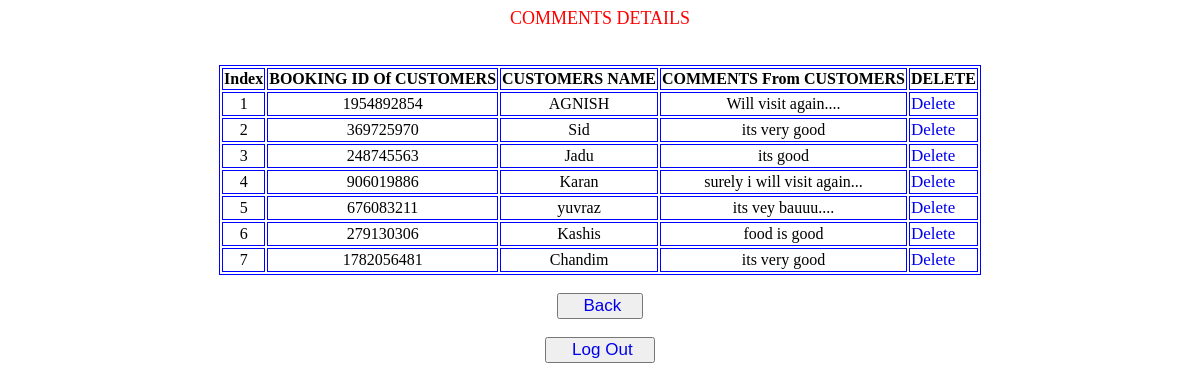
Before: /admin/comment.php (signed in) with the older database file.
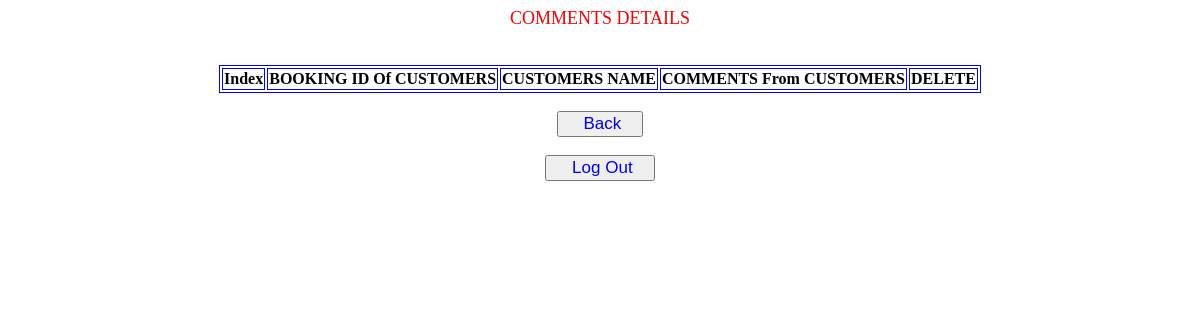
After: the same page with the newer database file.
### tables this page shows
CREATE TABLE `visitorcomment` (
  `id` int(20) NOT NULL,
  `name` varchar(20) NOT NULL,
  `comment` text NOT NULL
);

### admin/comment.php (the view, shortened to what this page needs)
<?php
$servername = "localhost";
$username = "root";
$password = "";
$conn = new mysqli($servername, $username, $password);
mysqli_select_db($conn,"hotel");
echo "<center><p >COMMENTS DETAILS</p></center><br>";
print "<TABLE ALIGN = CENTER CALLPADDING = 10 BORDER = 1 BORDERCOLOR = \"blue\">
<TR>
	<TD><B>Index</B></TD>
	<TD><B><center>BOOKING ID Of CUSTOMERS</center></B></TD>
	<TD><B><center>CUSTOMERS NAME</center></B></TD>
	<TD><B><center>COMMENTS From CUSTOMERS</center></B></TD>
	<TD><B>DELETE</B></TD>
</TR>
";
$sql="SELECT * FROM visitorcomment";
$res=mysqli_query($conn,$sql);
$counter=0;
while ($row = mysqli_fetch_array($res))
{
	$counter++;
	print "
	<TR>
		<TD><center>$counter</center></TD>
		<TD><center>$row[id]</center></TD>
		<TD><center>$row[name]</center></TD>
		<TD><center>$row[comment]</center></TD>
		<TD><A HREF=\"deleteComment.php?id=$row[id]\">Delete</A></TD>
	</TR>
	";
}
print "</TABLE>";
echo "<p><center><button><A HREF=tables.php? class=book>&nbsp &nbsp Back &nbsp&nbsp</A></button></center></p>";
echo "<p><center><button><A HREF=logout.php? class=book>&nbsp &nbsp Log Out &nbsp&nbsp</A></button></center></p>";
?>
<html>
<head>
</head>
<body>
</body>
</html>

Changed rows visible on the page:
removed visitorcomment: id "1954892854", name "AGNISH", comment "Will visit again...."
removed visitorcomment: id "369725970", name "Sid", comment "its very good"
removed visitorcomment: id "248745563", name "Jadu", comment "its good"
removed visitorcomment: id "906019886", name "Karan", comment "surely i will visit again..."
removed visitorcomment: id "676083211", name "yuvraz", comment "its vey bauuu...."
removed visitorcomment: id "279130306", name "Kashis", comment "food is good"
removed visitorcomment: id "1782056481", name "Chandim", comment "its very good"
